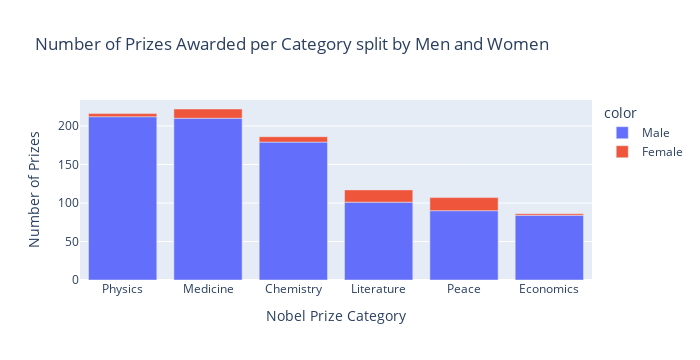

Notebook code for this chart:
### Code cell
v_bar_split = px.bar(x = cat_men_women.category,
                     y = cat_men_women.prize,
                     color = cat_men_women.sex,
                     title='Number of Prizes Awarded per Category split by Men and Women',
                     width= 700)
                        

v_bar_split.update_layout(xaxis_title='Nobel Prize Category', 
                          yaxis_title='Number of Prizes')
v_bar_split.show()

### Figure 1 — Plotly figure (JSON) as saved in the notebook; plotly's stock layout.template omitted (floating-point values rounded to 4 significant figures)
{"data": [{"alignmentgroup": "True", "hovertemplate": "color=Male<br>x=%{x}<br>y=%{y}<extra></extra>", "legendgroup": "Male", "marker": {"color": "#636efa", "pattern": {"shape": ""}}, "name": "Male", "offsetgroup": "Male", "orientation": "v", "showlegend": true, "textposition": "auto", "type": "bar", "x": ["Physics", "Medicine", "Chemistry", "Literature", "Peace", "Economics"], "xaxis": "x", "y": [212, 210, 179, 101, 90, 84], "yaxis": "y"}, {"alignmentgroup": "True", "hovertemplate": "color=Female<br>x=%{x}<br>y=%{y}<extra></extra>", "legendgroup": "Female", "marker": {"color": "#EF553B", "pattern": {"shape": ""}}, "name": "Female", "offsetgroup": "Female", "orientation": "v", "showlegend": true, "textposition": "auto", "type": "bar", "x": ["Peace", "Literature", "Medicine", "Chemistry", "Physics", "Economics"], "xaxis": "x", "y": [17, 16, 12, 7, 4, 2], "yaxis": "y"}], "layout": {"barmode": "relative", "height": 360, "legend": {"title": {"text": "color"}, "tracegroupgap": 0}, "title": {"text": "Number of Prizes Awarded per Category split by Men and Women"}, "width": 700, "xaxis": {"anchor": "y", "autorange": true, "domain": [0, 1], "range": [-0.5, 5.5], "title": {"text": "Nobel Prize Category"}, "type": "category"}, "yaxis": {"anchor": "x", "autorange": true, "domain": [0, 1], "range": [0, 233.7], "title": {"text": "Number of Prizes"}, "type": "linear"}}}
